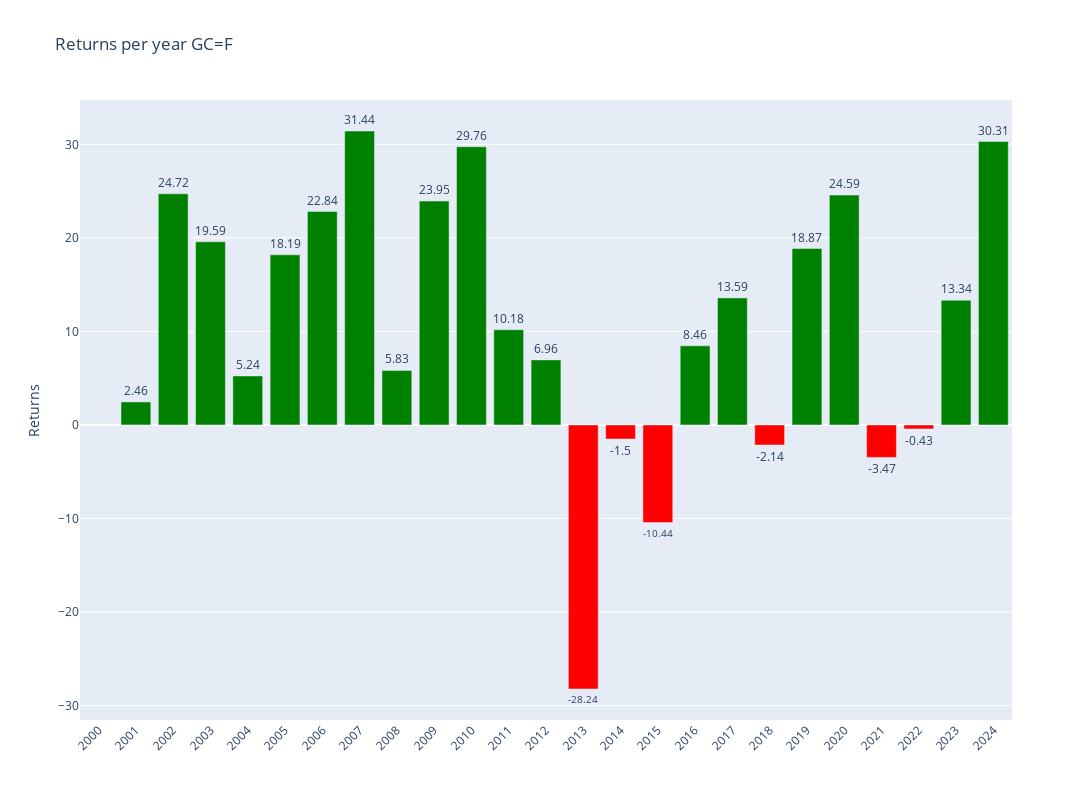

Notebook code for this chart:
### Code cell
# Plotly
fig = make_subplots()

# Add colors
colors = ['green' if x >= 0 else 'red' for x in annual_data['Return']]

# Graph (1,1)
fig.add_trace(go.Bar(y=annual_data['Return'],x=annual_data['Return'].index,text=round(annual_data['Return'],2),textposition='outside',marker_color=colors,hoverinfo='skip'),row=1,col=1)

# Update xaxis properties
fig.update_yaxes(title_text="Returns", row=1, col=1)

fig.update_layout(xaxis=dict(tickvals=annual_data.index,tickangle=-45),height=800, width=1300,title=f"Returns per year {ticker}")

fig.show()

### Figure 1 — Plotly figure (JSON) as saved in the notebook; plotly's stock layout.template omitted (floating-point values rounded to 4 significant figures)
{"data": [{"hoverinfo": "skip", "marker": {"color": ["red", "green", "green", "green", "green", "green", "green", "green", "green", "green", "green", "green", "green", "red", "red", "red", "green", "green", "red", "green", "green", "red", "red", "green", "green"]}, "text": [null, 2.46, 24.72, 19.59, 5.24, 18.19, 22.84, 31.44, 5.83, 23.95, 29.76, 10.18, 6.96, -28.24, -1.5, -10.44, 8.46, 13.59, -2.14, 18.87, 24.59, -3.47, -0.43, 13.34, 30.31], "textposition": "outside", "type": "bar", "x": [2000, 2001, 2002, 2003, 2004, 2005, 2006, 2007, 2008, 2009, 2010, 2011, 2012, 2013, 2014, 2015, 2016, 2017, 2018, 2019, 2020, 2021, 2022, 2023, 2024], "xaxis": "x", "y": [null, 2.463, 24.72, 19.59, 5.244, 18.19, 22.84, 31.44, 5.833, 23.95, 29.76, 10.18, 6.961, -28.24, -1.498, -10.44, 8.46, 13.59, -2.143, 18.87, 24.59, -3.465, -0.4268, 13.34, 30.31], "yaxis": "y"}], "layout": {"height": 800, "title": {"text": "Returns per year GC=F"}, "width": 1300, "xaxis": {"anchor": "y", "domain": [0, 1], "tickangle": -45, "tickvals": [2000, 2001, 2002, 2003, 2004, 2005, 2006, 2007, 2008, 2009, 2010, 2011, 2012, 2013, 2014, 2015, 2016, 2017, 2018, 2019, 2020, 2021, 2022, 2023, 2024]}, "yaxis": {"anchor": "x", "domain": [0, 1], "title": {"text": "Returns"}}}}
